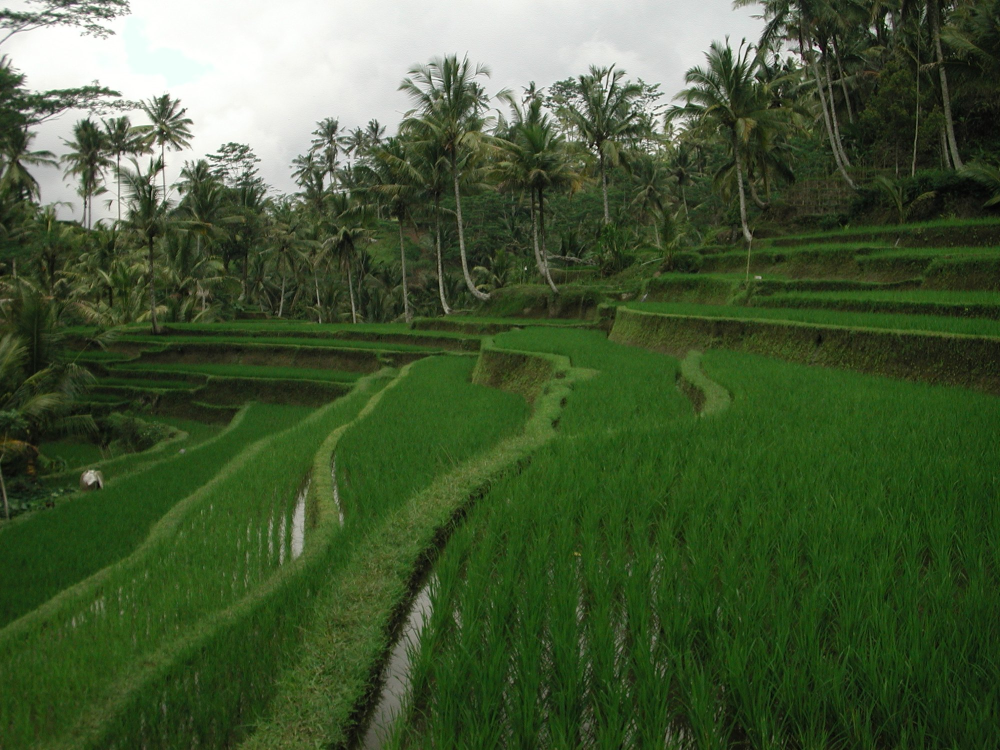
#> input picture assets/hero/bali-round-trip-2027.jpg, 2000 x 1500 px, given in place of thailandia-isole-2027.jpg, which was not available (shown at 1/2 size)
$ python social.py
#> lines starting #> are read from the running program, lines starting #| are printed output that depends on the picture; pictures that were not available may be replaced by others from this repository, and a replacement may not be noted
#!/usr/bin/env python3
"""Grafiche social Kibo (Cora / Kibo) — genera assets/social/<slug>-{post,story}.jpg.
Uso: python3 scripts/social.py  (rigenera tutti i viaggi in VIAGGI)
Font: scarica Montserrat e Fraunces variabili in scripts/fonts/ al primo run (licenza OFL).

Derivato dal motore social di Cora KiRun, con tema Kibo (kibo.css della landing):
teal #265A63 · blu #027ABB · Montserrat per i testi, Fraunces per il titolo.
Post 1080x1350 e story 1080x1920, parametriche per viaggio.
Regole: CTA solo "Prenota"; nel nastro solo fatti reali (mai claim inventati);
niente prezzi fuori listino."""
from PIL import Image, ImageDraw, ImageFont, ImageFilter
import os

BASE = os.path.dirname(os.path.dirname(os.path.abspath(__file__)))  # radice repo
FONTS = os.path.join(os.path.dirname(os.path.abspath(__file__)), "fonts")
BRAND = os.path.join(BASE, "assets", "brand")
HERO_DIR = os.path.join(BASE, "assets", "hero")

BLU = (2, 122, 187)
BLU2 = (38, 155, 209)
TEAL = (38, 90, 99)
TEAL_NOTTE = (20, 46, 51)
AZZURRO = (157, 186, 196)
CARTA = (237, 244, 243)
BIANCO = (255, 255, 255)

VIAGGI = {
    "thailandia-isole-2027": {
        "kicker": "VIAGGIO INDIVIDUALE · DATE LIBERE",
        "title": ["Thailandia,", "quattro isole"],
        "info1": "Krabi, Koh Lanta, Phi Phi e Phuket in 12 giorni",
        "info2": "Si parte anche in due · da 875 € a persona",
        "focus_x": 0.5,
        "focus_y": 0.5,
        "ribbon": "PARTENZE OGNI GIORNO",
        "ribbon_style": "evidenza",
        "cta": "",
    },
    "emirati-dubai-abu-dhabi-2027": {
        "kicker": "VIAGGIO INDIVIDUALE · DATE LIBERE",
        "title": ["Emirati:", "deserto e città"],
        "info1": "Dubai, Al Ain, Abu Dhabi e Musandam in 8 giorni",
        "info2": "Si parte anche in due · da 1.545 € a persona",
        "focus_x": 0.5,
        "focus_y": 0.5,
        "ribbon": "PARTENZE OGNI GIORNO",
        "ribbon_style": "evidenza",
        "cta": "",
    },
    "vietnam-nord-sud-2027": {
        "kicker": "GUIDA IN ITALIANO · DATE LIBERE",
        "title": ["Vietnam", "da nord a sud"],
        "info1": "Hanoi, Halong, Hue, Hoi An e Saigon in 9 giorni",
        "info2": "Si parte anche in due · da 1.075 € a persona",
        "focus_x": 0.44,
        "focus_y": 0.5,
        "ribbon": "PARTENZE OGNI GIORNO",
        "ribbon_style": "evidenza",
        "cta": "",
    },
    "cambogia-classica-2027": {
        "kicker": "GUIDA IN ITALIANO · DATE LIBERE",
        "title": ["Cambogia", "classica"],
        "info1": "Phnom Penh, Angkor e il lago Tonle Sap in 8 giorni",
        "info2": "Si parte anche in due · da 1.115 € a persona",
        "focus_x": 0.5,
        "focus_y": 0.45,
        "ribbon": "PARTENZE OGNI GIORNO",
        "ribbon_style": "evidenza",
        "cta": "",
    },
    "uzbekistan-classico-2027": {
        "kicker": "TOUR DI GRUPPO · GUIDA IN ITALIANO",
        "title": ["Uzbekistan", "classico"],
        "info1": "Khiva, Bukhara, Samarcanda e Tashkent in 8 giorni",
        "info2": "Pensione completa · da 1.155 € a persona",
        "focus_x": 0.72,
        "ribbon": "SI PARTE ANCHE IN DUE",
        "ribbon_style": "evidenza",
        "cta": "",
    },
    "new-york-inverno-2026-27": {
        "kicker": "SOGGIORNO INDIVIDUALE · DATE LIBERE",
        "title": ["New York,", "una settimana"],
        "info1": "Hotel 4 stelle a Midtown, giro città e The Edge inclusi",
        "info2": "Anche a Natale · da 1.265 € a persona",
        "ribbon": "SI PARTE ANCHE IN DUE",
        "ribbon_style": "evidenza",
        "cta": "",
    },
    "giappone-okinawa-2027": {
        "kicker": "VIAGGIO INDIVIDUALE · DATE LIBERE 2026-27",
        "title": ["Tokyo, Kyoto", "e Okinawa"],
        "info1": "13 giorni con quattro notti di mare a Okinawa",
        "info2": "Voli interni e pass inclusi · da 1.645 € a persona",
        "ribbon": "SI PARTE ANCHE IN DUE",
        "ribbon_style": "evidenza",
        "cta": "",
    },
    "giappone-kokoro-2027": {
        "kicker": "TOUR 2027 · ASSISTENZA IN ITALIANO",
        "title": ["Giappone", "Kokoro"],
        "info1": "Tokyo, Kyoto, Kanazawa e Shirakawa-go in 10 giorni",
        "info2": "12 partenze garantite · da 2.195 € a persona",
        "focus_x": 0.32,
        "focus_y": 0.4,
        "ribbon": "SI PARTE ANCHE IN DUE",
        "ribbon_style": "evidenza",
        "cta": "",
    },
    "costa-rica-classico-2027": {
        "kicker": "VIAGGIO INDIVIDUALE · DATE LIBERE",
        "title": ["Costa Rica,", "dodici giorni"],
        "info1": "Tortuguero, Arenal, Monteverde e Manuel Antonio",
        "info2": "Si parte anche in due · da 1.455 € a persona",
        "focus_x": 0.42,
        "focus_y": 0.35,
        "ribbon": "PARTENZE OGNI GIORNO",
        "ribbon_style": "evidenza",
        "cta": "",
    },
    "oman-classico-2027": {
        "kicker": "TOUR 2027 · GUIDA IN ITALIANO",
        "title": ["Oman", "classico"],
        "info1": "Muscat, Jabal Shams, Wahiba Sands e Sur in 8 giorni",
        "info2": "16 partenze garantite · da 1.095 € a persona",
        "focus_x": 0.55,
        "focus_y": 0.55,
        "ribbon": "PARTENZE GARANTITE",
        "ribbon_style": "evidenza",
        "cta": "",
    },
    "new-york-per-mano-2026-27": {
        "kicker": "ACCOMPAGNATO IN ITALIANO · 9 PARTENZE",
        "title": ["La Mela", "di Kibo"],
        "info1": "Manhattan, Harlem, Brooklyn e la Statua in 6 giorni",
        "info2": "4 cene incluse · da 1.775 € a persona",
        "focus_x": 0.6,
        "focus_y": 0.5,
        "ribbon": "PER MANO A NEW YORK",
        "ribbon_style": "evidenza",
        "cta": "",
    },
    "thailandia-gemme-del-siam": {
        "kicker": "THAILANDIA · PARTENZE GARANTITE",
        "title": ["Le gemme", "del Siam"],
        "info1": "Fiume Kwai, Ayutthaya e Chiang Mai in 7 giorni",
        "info2": "Guida in italiano · da 995 € a persona",
        "focus_x": 0.5,
        "focus_y": 0.6,
        "ribbon": "OGNI MERCOLEDÌ",
        "ribbon_style": "evidenza",
        "cta": "",
    },
    "mauritius-meraviglie-2027": {
        "kicker": "MAURITIUS · SOGGIORNO MARE 2026-27",
        "title": ["Le meraviglie", "di Mauritius"],
        "info1": "Hotel 4 stelle a Balaclava, tour del sud incluso",
        "info2": "Mezza pensione, 8 giorni · da 1.015 € a persona",
        "focus_x": 0.45,
        "focus_y": 0.5,
        "ribbon": "PARTENZE DI DOMENICA",
        "ribbon_style": "evidenza",
        "cta": "",
    },
    "india-magico-rajasthan-2027": {
        "kicker": "TOUR 2027 · GUIDE LOCALI IN INGLESE",
        "title": ["Magico", "Rajasthan"],
        "info1": "Delhi, Udaipur, Jodhpur, Jaipur e Agra in 9 giorni",
        "info2": "Partenze ogni domenica · da 895 € a persona",
        "focus_x": 0.5,
        "focus_y": 0.5,
        "ribbon": "PARTENZE OGNI DOMENICA",
        "ribbon_style": "evidenza",
        "cta": "",
    },
    "india-triangolo-oro-2027": {
        "kicker": "TOUR 2027 · GUIDA IN ITALIANO",
        "title": ["Triangolo", "d'oro"],
        "info1": "Delhi, Jaipur, Fatehpur Sikri e Agra in 6 giorni",
        "info2": "Partenze ogni lunedì · da 1.045 € a persona",
        "focus_x": 0.5,
        "focus_y": 0.45,
        "ribbon": "PARTENZE OGNI LUNEDÌ",
        "ribbon_style": "evidenza",
        "cta": "",
    },
    "usa-western-trails-2027": {
        "kicker": "TOUR ESTATE 2027 · GUIDA IN ITALIANO",
        "title": ["L'Ovest", "americano"],
        "info1": "Grand Canyon, Monument Valley, Zion e Las Vegas",
        "info2": "3 partenze garantite · da 1.765 € a persona",
        "focus_x": 0.6,
        "focus_y": 0.45,
        "ribbon": "PARTENZE GARANTITE",
        "ribbon_style": "evidenza",
        "cta": "",
    },
    "vietnam-sud-centro-2027": {
        "kicker": "GUIDA IN ITALIANO · DATE LIBERE",
        "title": ["Vietnam", "da sud al centro"],
        "info1": "Saigon, Mekong, Hanoi, Halong, Hue e Hoi An",
        "info2": "Si parte anche in due · da 1.165 € a persona",
        "focus_x": 0.5,
        "focus_y": 0.45,
        "ribbon": "PARTENZE OGNI GIORNO",
        "ribbon_style": "evidenza",
        "cta": "",
    },
    "sri-lanka-privato-2027": {
        "kicker": "TOUR PRIVATO · GUIDA IN ITALIANO",
        "title": ["Sri Lanka", "tour privato"],
        "info1": "Sigiriya, Polonnaruwa, Kandy, Nuwara Eliya",
        "info2": "Si parte anche in due · da 915 € a persona",
        "focus_x": 0.47,
        "focus_y": 0.45,
        "ribbon": "SI PARTE OGNI GIORNO",
        "ribbon_style": "evidenza",
        "cta": "",
    },
    "giappone-est-ovest-2027": {
        "kicker": "VIAGGIO INDIVIDUALE IN TRENO",
        "title": ["Il Giappone", "da Est a Ovest"],
        "info1": "Tokyo, Hakone, Kyoto, Hiroshima e Osaka",
        "info2": "Si parte anche in due · da 1.415 € a persona",
        "focus_x": 0.5,
        "focus_y": 0.5,
        "ribbon": "SI PARTE OGNI GIORNO",
        "ribbon_style": "evidenza",
        "cta": "",
    },
    "cina-guilin-2027": {
        "kicker": "TOUR 2027 A DATE FISSE",
        "title": ["Cina", "con Guilin"],
        "info1": "Pechino, Xi'an, Guilin e Shanghai in 12 giorni",
        "info2": "Partenze di domenica · da 1.835 € a persona",
        "focus_x": 0.5,
        "focus_y": 0.45,
        "ribbon": "GUIDE IN ITALIANO",
        "ribbon_style": "evidenza",
        "cta": "",
    },
    "bali-round-trip-2027": {
        "kicker": "TOUR 2027 · GUIDA IN ITALIANO",
        "title": ["Bali", "Round Trip"],
        "info1": "Tanah Lot, Lovina, Besakih, Candidasa e Ubud",
        "info2": "Martedì e sabato · da 655 € a persona",
        "focus_x": 0.5,
        "focus_y": 0.5,
        "ribbon": "30 PARTENZE 2027",
        "ribbon_style": "evidenza",
        "cta": "",
    },
    "india-nord-classica-2027": {
        "kicker": "TOUR 2027 · GUIDA IN ITALIANO",
        "title": ["India del Nord", "classica"],
        "info1": "Delhi, Varanasi, Khajuraho, Agra e Jaipur",
        "info2": "Partenze ogni lunedì · da 1.955 € a persona",
        "focus_x": 0.55,
        "focus_y": 0.5,
        "ribbon": "PARTENZE OGNI LUNEDÌ",
        "ribbon_style": "evidenza",
        "cta": "",
    },
    "messico-meraviglie-2027": {
        "kicker": "TOUR 2027 A DATE FISSE",
        "title": ["Meraviglie", "del Messico"],
        "info1": "Città del Messico, Chiapas e Yucatán",
        "info2": "Partenze di lunedì · da 1.955 € a persona",
        "focus_x": 0.5,
        "focus_y": 0.5,
        "ribbon": "GUIDA IN ITALIANO",
        "ribbon_style": "evidenza",
        "cta": "",
    },
    "malesia-singapore-penang-2027": {
        "kicker": "TOUR A DATE FISSE · GUIDA IN ITALIANO",
        "title": ["Da Singapore", "a Penang"],
        "info1": "Via Malacca, Kuala Lumpur e Cameron Highlands",
        "info2": "Partenze di domenica · 1.675 € a persona",
        "focus_x": 0.5,
        "focus_y": 0.5,
        "ribbon": "MALESIA",
        "ribbon_style": "evidenza",
        "cta": "",
    },
    "thailandia-bangkok-chiang-mai-2027": {
        "kicker": "THAILANDIA · GUIDA IN ITALIANO",
        "title": ["Da Bangkok", "a Chiang Mai"],
        "info1": "Ayutthaya, Sukhothai, Phayao e Chiang Rai",
        "info2": "47 partenze di martedì · da 1.265 € a persona",
        "focus_x": 0.5,
        "focus_y": 0.55,
        "ribbon": "PARTENZE DI MARTEDÌ",
        "ribbon_style": "evidenza",
        "cta": "",
    },
    "usa-grandi-citta-est-2027": {
        "kicker": "STATI UNITI · GUIDA IN ITALIANO",
        "title": ["Le grandi città", "dell'Est"],
        "info1": "New York, Niagara, Washington e Philadelphia",
        "info2": "6 partenze 2027 · 1.532 € a persona",
        "focus_x": 0.5,
        "focus_y": 0.45,
        "ribbon": "DA NEW YORK A NEW YORK",
        "ribbon_style": "evidenza",
        "cta": "",
    },
    "corea-circuito-2027": {
        "kicker": "VIAGGIO INDIVIDUALE IN TRENO",
        "title": ["La Corea del Sud", "in treno"],
        "info1": "Seoul, Gyeongju, Busan e Jeonju",
        "info2": "Si parte anche in due · da 1.085 € a persona",
        "focus_x": 0.5,
        "focus_y": 0.5,
        "ribbon": "SI PARTE OGNI GIORNO",
        "ribbon_style": "evidenza",
        "cta": "",
    },
    "namibia-fly-drive-2027": {"kicker": "NAMIBIA · FLY & DRIVE 2027", "title": ["La Namibia", "al volante"], "info1": "Kalahari, Sossusvlei, Swakopmund ed Etosha", "info2": "12 giorni, auto compresa · da 3.385 € a persona", "focus_x": 0.5, "focus_y": 0.5, "ribbon": "SI PARTE OGNI GIORNO", "ribbon_style": "evidenza", "cta": ""},
    "vietnam-2027-03": {
        "kicker": "PARTENZA DI GRUPPO · 5–22 MARZO 2027",
        "title": ["Vietnam", "autentico"],
        "info1": "16 giorni da Hanoi al Delta del Mekong",
        "info2": "Voli di linea da Milano Malpensa inclusi",
        "ribbon": "SOLO 18 POSTI",
        "ribbon_style": "evidenza",
        "cta": "Prenota",
    },
}

FONT_URLS = {
    "Montserrat": "https://github.com/google/fonts/raw/main/ofl/montserrat/Montserrat%5Bwght%5D.ttf",
    "Fraunces": "https://github.com/google/fonts/raw/main/ofl/fraunces/Fraunces%5BSOFT%2CWONK%2Copsz%2Cwght%5D.ttf",
}

def ensure_fonts():
    os.makedirs(FONTS, exist_ok=True)
    import urllib.request
    for name, url in FONT_URLS.items():
        dest = os.path.join(FONTS, f"{name}.ttf")
        if not os.path.exists(dest):
            urllib.request.urlretrieve(url, dest)

def F(family, size, weight):
    """Font variabile con peso richiesto (e optical size al massimo utile per Fraunces)."""
    f = ImageFont.truetype(os.path.join(FONTS, f"{family}.ttf"), size)
    axes = f.get_variation_axes()
    vals = []
    for a in axes:
        nome = (a["name"] if isinstance(a["name"], str) else a["name"].decode()).lower()
        if "weight" in nome:
            vals.append(weight)
        elif "optical" in nome:
            vals.append(min(a["maximum"], max(a["minimum"], size)))
        else:
            vals.append(a["default"])
    if vals:
        f.set_variation_by_axes(vals)
    return f

# [11 lines left out: function tracked, not called in this run]

def tracked_len(text, font, tracking=0):
    return sum(font.getlength(c) + tracking for c in text) - (tracking if text else 0)

def crop_cover(img, w, h, focus_y=0.55, focus_x=0.5):
    """Ritaglio a copertura; focus_x/focus_y (0-1) dicono dove sta il soggetto quando si taglia."""
    sw, sh = img.size
    scale = max(w / sw, h / sh)
    nw, nh = int(sw * scale + 0.5), int(sh * scale + 0.5)
    img = img.resize((nw, nh), Image.LANCZOS)
    left = int((nw - w) * focus_x)
    left = max(0, min(left, nw - w))
    top = int((nh - h) * focus_y)
    top = max(0, min(top, nh - h))
    return img.crop((left, top, left + w, top + h))

def gradient_overlay(size, color, y_start_frac, max_alpha):
    w, h = size
    mask = Image.new("L", (1, h), 0)
    y0 = int(h * y_start_frac)
    for y in range(y0, h):
        t = (y - y0) / max(1, h - y0)
        mask.putpixel((0, y), int(max_alpha * (t ** 1.25)))
    mask = mask.resize((w, h))
    layer = Image.new("RGBA", (w, h), color + (255,))
    layer.putalpha(mask)
    return layer

def paste_logo(canvas, path, x, y, width):
    logo = Image.open(path).convert("RGBA")
    ratio = width / logo.width
    logo = logo.resize((width, int(logo.height * ratio)), Image.LANCZOS)
    alpha = logo.split()[3].point(lambda a: int(a * 0.45))
    black = Image.new("RGBA", logo.size, (8, 22, 26, 255))
    black.putalpha(alpha)
    sh = black.filter(ImageFilter.GaussianBlur(6))
    canvas.alpha_composite(sh, (x + 2, y + 4))
    canvas.alpha_composite(logo, (x, y))
    return logo.size

# [34 lines left out: functions cta_pill, ribbon_tag, not called in this run]

LIMITI = {"kicker": 40, "info1": 54, "info2": 54}  # caratteri: oltre, il testo esce dal bordo destro (1080 px)


def compose(slug, fmt):
    vg = VIAGGI[slug]
    for campo, lim in LIMITI.items():
        if len(vg.get(campo) or "") > lim:
            raise SystemExit(f"{slug}: '{campo}' troppo lungo ({len(vg[campo])} > {lim} caratteri): verrebbe tagliato")
    W, H = (1080, 1350) if fmt == "post" else (1080, 1920)
    M = 72
    hero = Image.open(os.path.join(HERO_DIR, f"{slug}.jpg")).convert("RGB")

    if fmt == "post":
        canvas = Image.new("RGBA", (W, H))
        canvas.paste(crop_cover(hero, W, H, focus_x=vg.get("focus_x", 0.5)).convert("RGBA"), (0, 0))
        canvas.alpha_composite(gradient_overlay((W, H), TEAL_NOTTE, 0.30, 250))
        photo_bottom = H
    else:
        ph = 1150
        canvas = Image.new("RGBA", (W, H), TEAL_NOTTE + (255,))
        canvas.paste(crop_cover(hero, W, ph, focus_x=vg.get("focus_x", 0.5)).convert("RGBA"), (0, 0))
        canvas.alpha_composite(gradient_overlay((W, ph), TEAL_NOTTE, 0.55, 255))
        photo_bottom = ph

    draw = ImageDraw.Draw(canvas)
    draw.rectangle([0, 0, W, 10], fill=BLU)

    paste_logo(canvas, f"{BRAND}/logo-kibo-bianco.png", M, M - 8, 250)

    shadow = (8, 22, 26, 160)
    kicker_f = F("Montserrat", 33, 500)
    head_f = F("Fraunces", 108, 520)
    info_f = F("Montserrat", 37, 400)
    cta_f = F("Montserrat", 34, 600)

    block = 62 + 122 * len(vg["title"]) + 18 + 56
    block += 76 + 82 if vg["cta"] else 56
    if vg["ribbon"]:
        block += 62 + 26

    if fmt == "post":
        y = H - block - 62
    else:
        y = photo_bottom + max(56, (H - photo_bottom - block) // 3)

    if vg["ribbon"]:
        ribbon_tag(canvas, M, y, vg["ribbon"], vg["ribbon_style"])
        y += 62 + 26

    tracked(draw, (M, y), vg["kicker"], kicker_f, BLU2, tracking=4, shadow=shadow)
    y += 62
    for line in vg["title"]:
        tracked(draw, (M - 4, y), line, head_f, BIANCO, shadow=shadow)
        y += 122

    y += 18
    tracked(draw, (M, y), vg["info1"], info_f, CARTA, shadow=shadow)
    y += 56
    tracked(draw, (M, y), vg["info2"], info_f, AZZURRO, shadow=shadow)

    if vg["cta"]:
        y += 76
        cta_pill(canvas, draw, M, y, vg["cta"], cta_f)

    out = os.path.join(BASE, "assets", "social", f"{slug}-{fmt}.jpg")
    canvas.convert("RGB").save(out, quality=92, optimize=True)
    print(out)

if __name__ == "__main__":
    import sys
    ensure_fonts()
#> (the call stopped at in ensure_fonts, `urllib.request.urlretrieve(url, dest)`: the network is not available in this run)
    # python3 scripts/social.py [slug ...]  → solo quei viaggi; senza argomenti tutti
    for slug in (sys.argv[1:] or list(VIAGGI)):
        for fmt in ("post", "story"):
            compose(slug, fmt)
#> in compose, hero is the input picture: PIL image 2000x1500 RGB; mean R, G, B 69.2, 88.9, 54.2
#> in compose, `canvas = Image.new("RGBA", (W, H))`: canvas: PIL image 1080x1350 RGBA; every value is 0
#> in gradient_overlay, `mask = mask.resize((w, h))`:
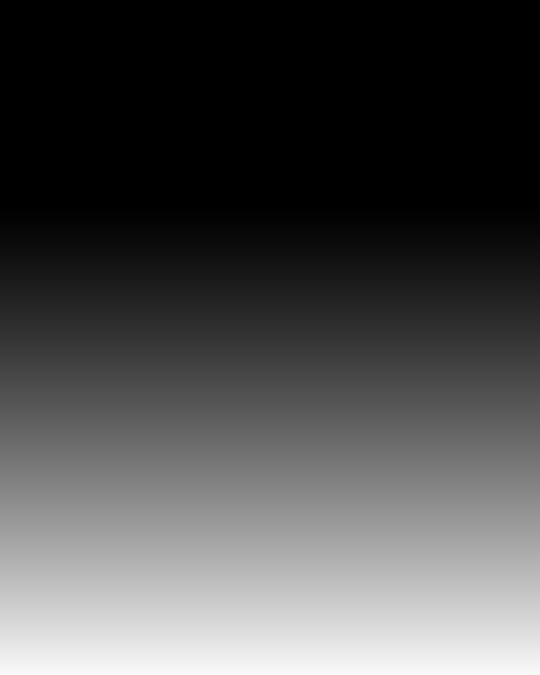
#> mask: PIL image 1080x1350 L (shown at 1/2 size); min 0, max 249, mean 77.3
#> in gradient_overlay, `layer = Image.new("RGBA", (w, h), color + (255,))`:
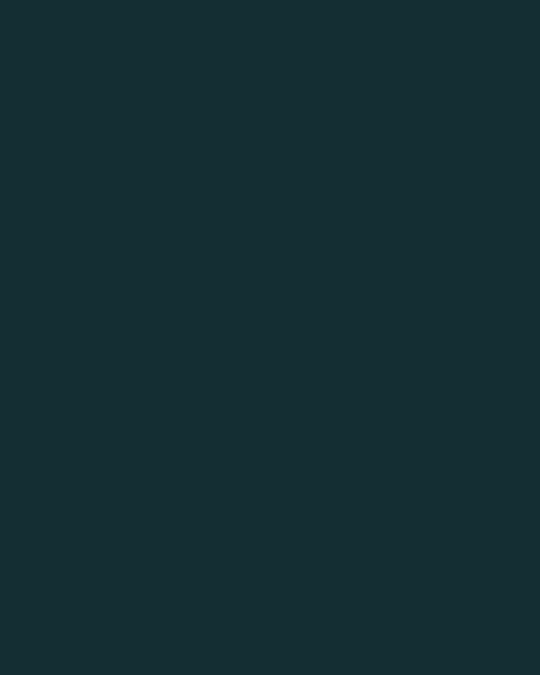
#> layer: PIL image 1080x1350 RGBA (shown at 1/2 size); mean R, G, B, A 20, 46, 51, 255
#> in gradient_overlay, `layer.putalpha(mask)`:
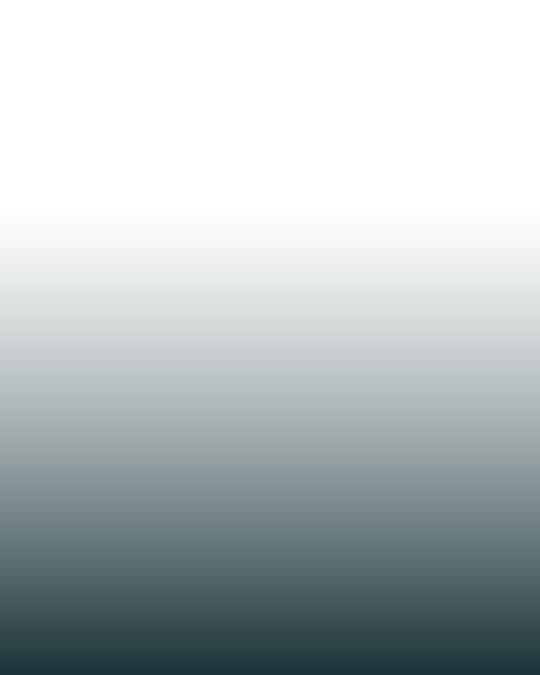
#> layer: PIL image 1080x1350 RGBA (shown at 1/2 size); mean R, G, B, A 20, 46, 51, 77.3; transparent parts drawn white
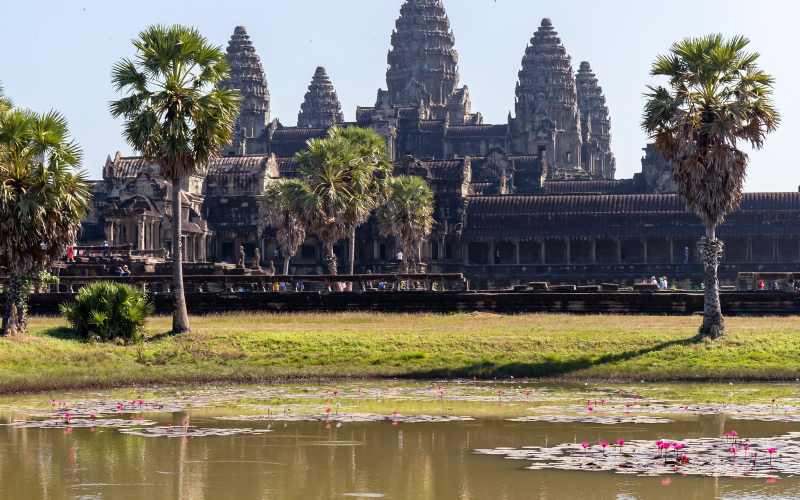
#> input picture assets/hero/cambogia-classica-2027.jpg, 1600 x 1000 px, given in place of logo-kibo-bianco.png, which was not available (shown at 1/2 size)
#> in paste_logo, `alpha = logo.split()[3].point(lambda a: int(a * 0.45))`: alpha: PIL image 250x156 L; every value is 114
#> in paste_logo, `black = Image.new("RGBA", logo.size, (8, 22, 26, 255))`:
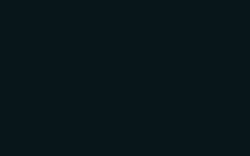
#> black: PIL image 250x156 RGBA; mean R, G, B, A 8, 22, 26, 255
#> in paste_logo, `black.putalpha(alpha)`:
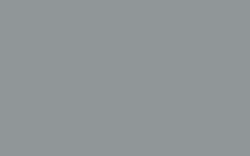
#> black: PIL image 250x156 RGBA; mean R, G, B, A 8, 22, 26, 114; transparent parts drawn white
#> in paste_logo, `canvas.alpha_composite(logo, (x, y))`:
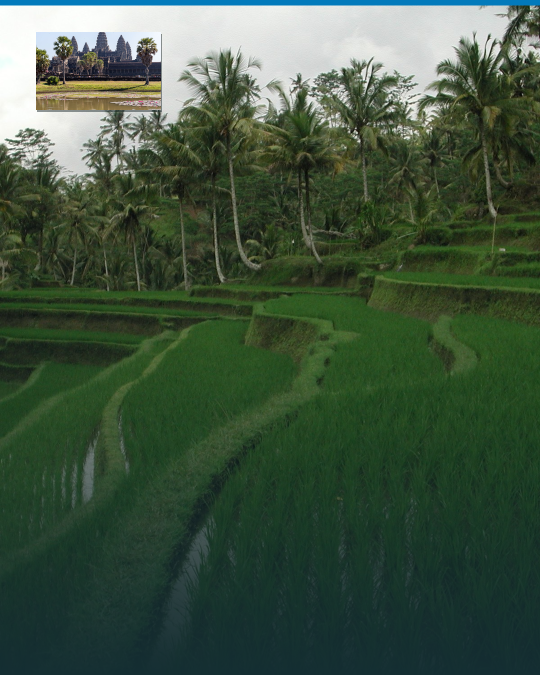
#> canvas: PIL image 1080x1350 RGBA (shown at 1/2 size); mean R, G, B, A 63.5, 84, 63.9, 255
#> (the run stopped early here; a loop or call above may not have finished)
